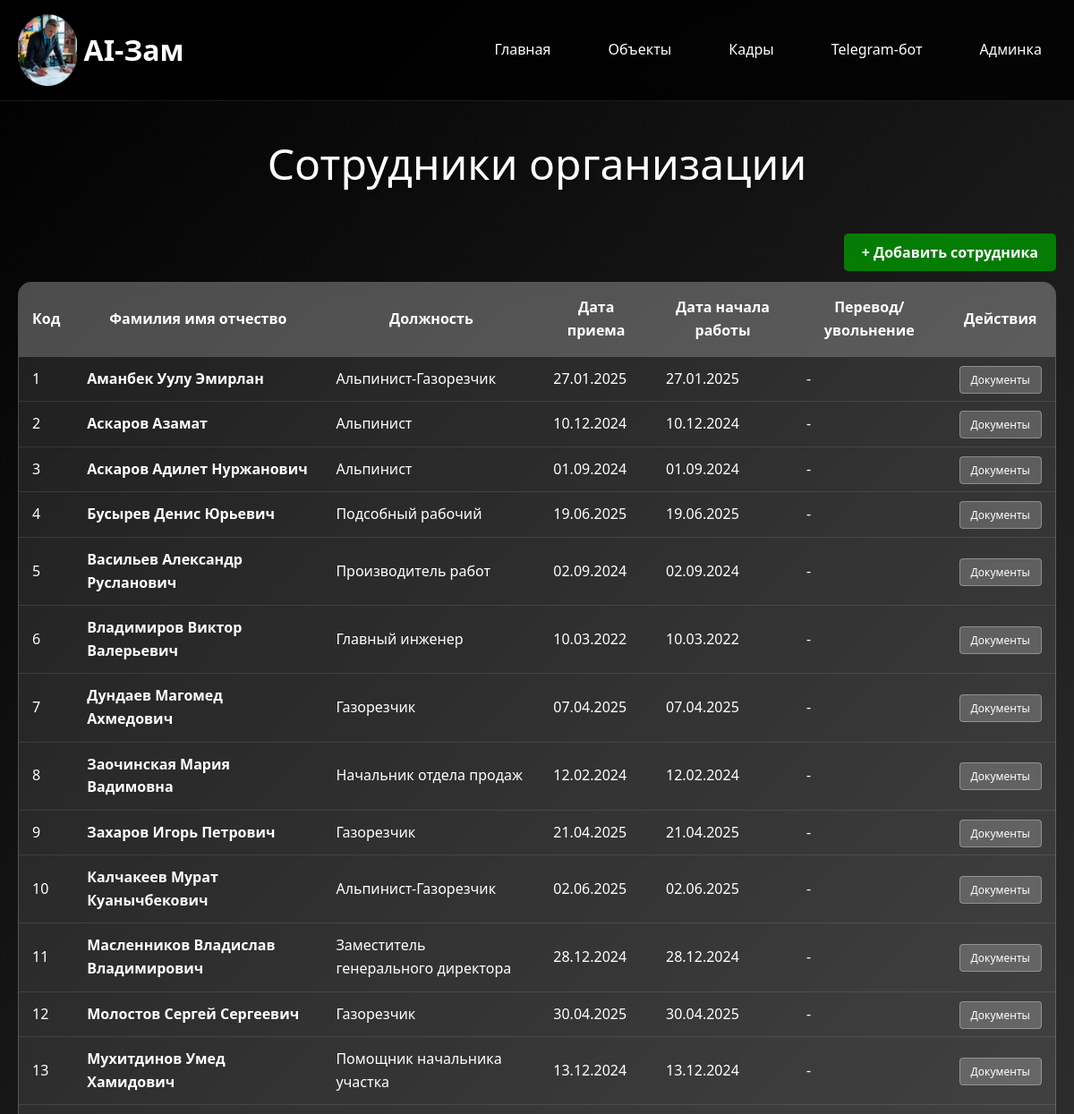
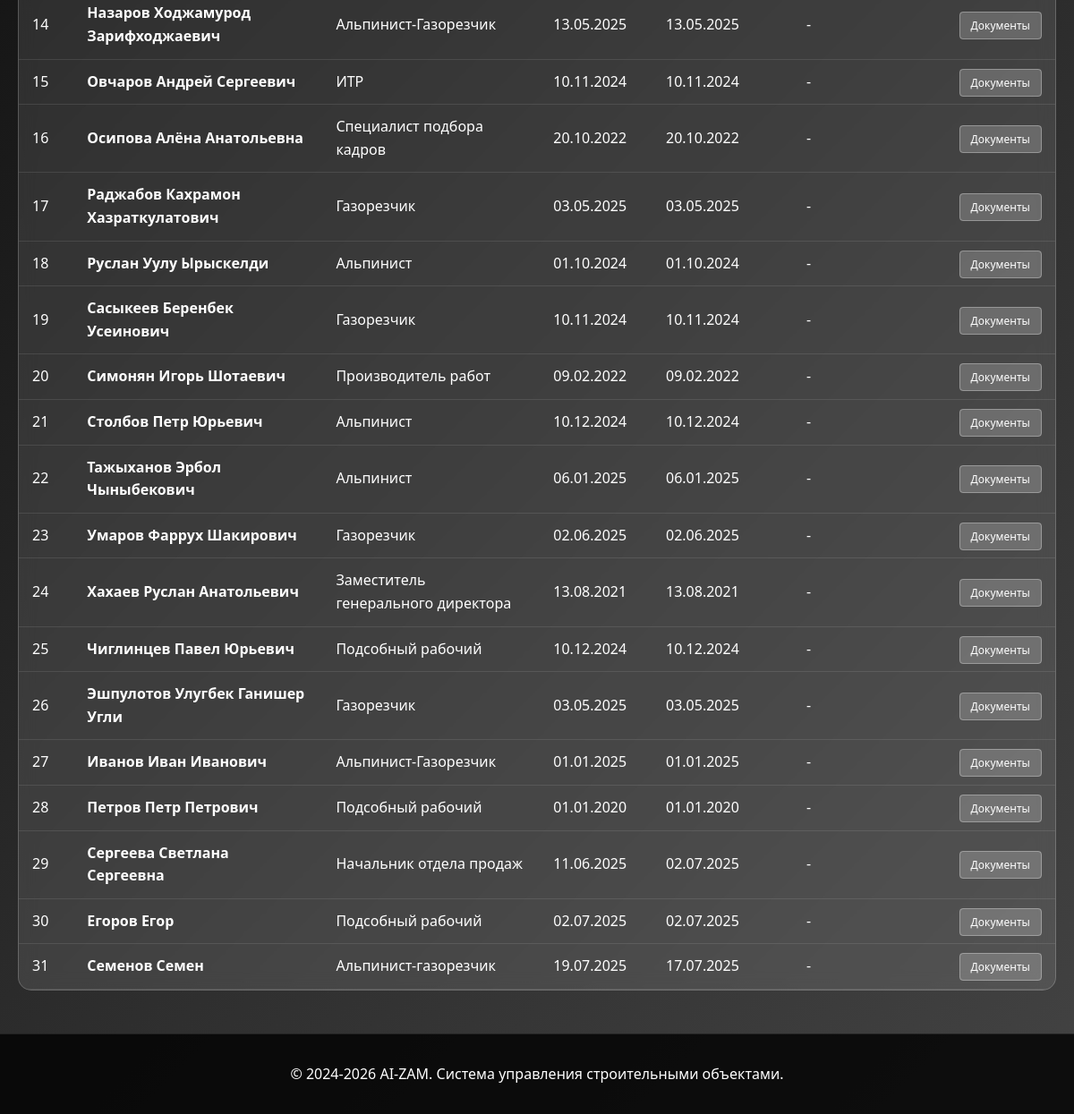
/sotrudniki/, run on the app's committed database (2 pictures, top to bottom).
### sotrudniki/models.py (models this page shows, shortened)
class Sotrudnik(models.Model):
    POL_CHOICES = [
        ('мужской', 'Мужской'),
        ('женский', 'Женский'),
    ]
    organizaciya = models.ForeignKey(
        Organizaciya,
        on_delete=models.CASCADE,
        verbose_name="Организация",
        related_name="sotrudniki",
        null=True,
        blank=True
    )
    fio = models.CharField(max_length=300, verbose_name="ФИО")
    data_rozhdeniya = models.DateField(verbose_name="Дата рождения")
    pol = models.CharField(
        max_length=10,
        choices=POL_CHOICES,
        verbose_name="Пол",
        null=True,
        blank=True
    )
    razmer_odezhdy = models.CharField(
        max_length=10,
        default="50-52",
        verbose_name="Размер одежды"
    )
    razmer_obuvi = models.CharField(
        max_length=5,
        default="43",
        verbose_name="Размер обуви"
    )
    razmer_golovnogo_ubora = models.CharField(
        max_length=5,
        default="55",
        verbose_name="Размер головного убора"
    )
    specialnost = models.ForeignKey(
        Specialnost,
        on_delete=models.SET_NULL,
        null=True,
        blank=True,
        verbose_name="Специальность"
    )
    podrazdelenie = models.ForeignKey(
        Podrazdelenie,
        on_delete=models.SET_NULL,
        null=True,
        blank=True,
        verbose_name="Подразделение"
    )
    data_priema = models.DateField(verbose_name="Дата приема")
    data_nachala_raboty = models.DateField(verbose_name="Дата начала работы")
    class Meta:
        verbose_name = "Сотрудник"
        verbose_name_plural = "Сотрудники"

class Specialnost(models.Model):
    nazvanie = models.CharField(max_length=200, verbose_name="Название специальности")
    class Meta:
        verbose_name = "Специальность"
        verbose_name_plural = "Специальности"
    def __str__(self):
        return self.nazvanie

### sotrudniki/views.py (the view)
# urls.py: path('', views.sotrudniki_list, name='list'),
def sotrudniki_list(request):
    sotrudniki = Sotrudnik.objects.select_related('organizaciya', 'specialnost', 'podrazdelenie').all()
    podrazdelenie_id = request.GET.get('podrazdelenie')
    if podrazdelenie_id:
        sotrudniki = sotrudniki.filter(podrazdelenie_id=podrazdelenie_id)
    return render(request, 'sotrudniki/list.html', {'sotrudniki': sotrudniki})

### sotrudniki/templates/sotrudniki/list.html (shortened to what this page needs)
{% extends 'base/base.html' %}
{% block content %}
<div class="page-title">Сотрудники организации</div>
<div style="margin-bottom: 20px; text-align: right;">
    <a href="{% url 'sotrudniki:add' %}{% if request.GET.podrazdelenie %}?podrazdelenie={{ request.GET.podrazdelenie }}{% endif %}"
       style="background: rgba(0, 150, 0, 0.8); color: white; padding: 10px 20px; text-decoration: none; border-radius: 5px; font-weight: bold;">
        + Добавить сотрудника
    </a>
</div>
<div class="employees-table">
    <table>
        <thead>
            <tr>
                <th>Код</th>
                <th>Фамилия имя отчество</th>
                <th>Должность</th>
                <th>Дата приема</th>
                <th>Дата начала работы</th>
                <th>Перевод/увольнение</th>
                <th>Действия</th>
            </tr>
        </thead>
        <tbody>
            {% for sotrudnik in sotrudniki %}
            <tr>
                <td>{{ sotrudnik.id }}</td>
                <td><a href="{% url 'sotrudniki:detail' sotrudnik.pk %}" style="text-decoration: none; color: white; font-weight: bold;">{{ sotrudnik.fio }}</a></td>
                <td>{{ sotrudnik.specialnost|default:"-" }}</td>
                <td>{{ sotrudnik.data_priema|date:"d.m.Y" }}</td>
                <td>{{ sotrudnik.data_nachala_raboty|date:"d.m.Y" }}</td>
                <td>-</td>
                <td>
                    <a href="{% url 'sotrudniki:detail' sotrudnik.pk %}" class="btn-detail">Документы</a>
                </td>
            </tr>
            {% empty %}
            <tr>
                <td colspan="7" style="text-align: center; color: rgba(255, 255, 255, 0.7);">Нет сотрудников</td>
            </tr>
            {% endfor %}
        </tbody>
    </table>
</div>
{% endblock %}

### templates/base/base.html (shortened to what this page needs)
{% load static %}
<!DOCTYPE html>
<html lang="ru">
<head>
</head>
<body>
    <header>
        <div class="container">
            <div class="header-content">
                <a href="/" class="logo">
                    <img src="{% static 'images/logo-ai.png' %}" alt="AI-Зам">
                    AI-Зам
                </a>
                <nav class="nav-links">
                    <a href="/">Главная</a>
                    <a href="/objects/">Объекты</a>
                    <a href="/kadry/">Кадры</a>
                    <a href="/telegram/">Telegram-бот</a>
                    <a href="/admin/">Админка</a>
                </nav>
            </div>
        </div>
    </header>
    <main class="container">
        {% block content %}{% endblock %}
    </main>
    <footer>
        <div class="container">
            <p>&copy; 2024-2026 AI-ZAM. Система управления строительными объектами.</p>
        </div>
    </footer>
</body>
</html>

### data on the page
Sotrudnik: id "1", fio "Аманбек Уулу Эмирлан", specialnost "Альпинист-Газорезчик", data_priema "27.01.2025", data_nachala_raboty "27.01.2025"
Sotrudnik: id "2", fio "Аскаров Азамат", specialnost "Альпинист", data_priema "10.12.2024", data_nachala_raboty "10.12.2024"
Sotrudnik: id "3", fio "Аскаров Адилет Нуржанович", specialnost "Альпинист", data_priema "01.09.2024", data_nachala_raboty "01.09.2024"
Sotrudnik: id "4", fio "Бусырев Денис Юрьевич", specialnost "Подсобный рабочий", data_priema "19.06.2025", data_nachala_raboty "19.06.2025"
Sotrudnik: id "5", fio "Васильев Александр Русланович", specialnost "Производитель работ", data_priema "02.09.2024", data_nachala_raboty "02.09.2024"
Sotrudnik: id "6", fio "Владимиров Виктор Валерьевич", specialnost "Главный инженер", data_priema "10.03.2022", data_nachala_raboty "10.03.2022"
Sotrudnik: id "7", fio "Дундаев Магомед Ахмедович", specialnost "Газорезчик", data_priema "07.04.2025", data_nachala_raboty "07.04.2025"
Sotrudnik: id "8", fio "Заочинская Мария Вадимовна", specialnost "Начальник отдела продаж", data_priema "12.02.2024", data_nachala_raboty "12.02.2024"
Sotrudnik: id "9", fio "Захаров Игорь Петрович", specialnost "Газорезчик", data_priema "21.04.2025", data_nachala_raboty "21.04.2025"
Sotrudnik: id "10", fio "Калчакеев Мурат Куанычбекович", specialnost "Альпинист-Газорезчик", data_priema "02.06.2025", data_nachala_raboty "02.06.2025"
Sotrudnik: id "11", fio "Масленников Владислав Владимирович", specialnost "Заместитель генерального директора", data_priema "28.12.2024", data_nachala_raboty "28.12.2024"
Sotrudnik: id "12", fio "Молостов Сергей Сергеевич", specialnost "Газорезчик", data_priema "30.04.2025", data_nachala_raboty "30.04.2025"
Sotrudnik: id "13", fio "Мухитдинов Умед Хамидович", specialnost "Помощник начальника участка", data_priema "13.12.2024", data_nachala_raboty "13.12.2024"
Sotrudnik: id "14", fio "Назаров Ходжамурод Зарифходжаевич", specialnost "Альпинист-Газорезчик", data_priema "13.05.2025", data_nachala_raboty "13.05.2025"
Sotrudnik: id "15", fio "Овчаров Андрей Сергеевич", specialnost "ИТР", data_priema "10.11.2024", data_nachala_raboty "10.11.2024"
Sotrudnik: id "16", fio "Осипова Алёна Анатольевна", specialnost "Специалист подбора кадров", data_priema "20.10.2022", data_nachala_raboty "20.10.2022"
Sotrudnik: id "17", fio "Раджабов Кахрамон Хазраткулатович", specialnost "Газорезчик", data_priema "03.05.2025", data_nachala_raboty "03.05.2025"
Sotrudnik: id "18", fio "Руслан Уулу Ырыскелди", specialnost "Альпинист", data_priema "01.10.2024", data_nachala_raboty "01.10.2024"
Sotrudnik: id "19", fio "Сасыкеев Беренбек Усеинович", specialnost "Газорезчик", data_priema "10.11.2024", data_nachala_raboty "10.11.2024"
Sotrudnik: id "20", fio "Симонян Игорь Шотаевич", specialnost "Производитель работ", data_priema "09.02.2022", data_nachala_raboty "09.02.2022"
Sotrudnik: id "21", fio "Столбов Петр Юрьевич", specialnost "Альпинист", data_priema "10.12.2024", data_nachala_raboty "10.12.2024"
Sotrudnik: id "22", fio "Тажыханов Эрбол Чыныбекович", specialnost "Альпинист", data_priema "06.01.2025", data_nachala_raboty "06.01.2025"
Sotrudnik: id "23", fio "Умаров Фаррух Шакирович", specialnost "Газорезчик", data_priema "02.06.2025", data_nachala_raboty "02.06.2025"
Sotrudnik: id "24", fio "Хахаев Руслан Анатольевич", specialnost "Заместитель генерального директора", data_priema "13.08.2021", data_nachala_raboty "13.08.2021"
Sotrudnik: id "25", fio "Чиглинцев Павел Юрьевич", specialnost "Подсобный рабочий", data_priema "10.12.2024", data_nachala_raboty "10.12.2024"
Sotrudnik: id "26", fio "Эшпулотов Улугбек Ганишер Угли", specialnost "Газорезчик", data_priema "03.05.2025", data_nachala_raboty "03.05.2025"
Sotrudnik: id "27", fio "Иванов Иван Иванович", specialnost "Альпинист-Газорезчик", data_priema "01.01.2025", data_nachala_raboty "01.01.2025"
Sotrudnik: id "28", fio "Петров Петр Петрович", specialnost "Подсобный рабочий", data_priema "01.01.2020", data_nachala_raboty "01.01.2020"
Sotrudnik: id "29", fio "Сергеева Светлана Сергеевна", specialnost "Начальник отдела продаж", data_priema "11.06.2025", data_nachala_raboty "02.07.2025"
Sotrudnik: id "30", fio "Егоров Егор", specialnost "Подсобный рабочий", data_priema "02.07.2025", data_nachala_raboty "02.07.2025"
Sotrudnik: id "31", fio "Семенов Семен", specialnost "Альпинист-газорезчик", data_priema "19.07.2025", data_nachala_raboty "17.07.2025"
